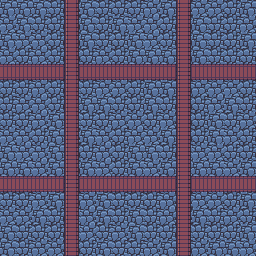

A 2D game scene composited from a Tiled map and its tileset images. What follows is a short description and the map's XML, with each tile layer's data collapsed to a summary:
An orthogonal 16x16 tile map with 16x16 px tiles, 3 tile layers (Tile Layer 1, Path Horizontal, Path Vertical), 2 tilesets and 12 objects.

<map version="1.0" orientation="orthogonal" renderorder="right-down" width="16" height="16" tilewidth="16" tileheight="16" nextobjectid="32">
 <tileset firstgid="1" name="Grass Tileset" tilewidth="16" tileheight="16">
  <image source="../Tilesets/grass_tileset.png" width="368" height="128" />
 </tileset>
 <tileset firstgid="185" name="Grass Tileset Expansion" tilewidth="16" tileheight="16">
  <image source="../Tilesets/grass_tileset_snow_expansion.png" width="352" height="224" />
 </tileset>
 <layer name="Tile Layer 1" width="16" height="16">
  <data>[256 cells, 256 non-empty, 3 distinct tile ids]</data>
 </layer>
 <layer name="Path Horizontal" width="16" height="16">
  <data>[256 cells, 32 non-empty, 1 distinct tile ids]</data>
 </layer>
 <layer name="Path Vertical" width="16" height="16">
  <data>[256 cells, 32 non-empty, 1 distinct tile ids]</data>
 </layer>
 <objectgroup name="Path">
  <object id="18" x="65" y="0.333333" width="14" height="255.333" />
  <object id="20" x="176.667" y="0" width="14.6667" height="256" />
  <object id="21" x="-0.333333" y="64" width="256.667" height="15.6667" />
  <object id="22" x="0.333333" y="176" width="256" height="16.3333" />
 </objectgroup>
 <objectgroup name="Waypoints">
  <object id="24" x="176" y="-8" width="16" height="16">
   <properties>
    <property name="NextWaypoints" value="-1" />
    <property name="WaypointID" value="3" />
    <property name="WaypointType" value="2" />
   </properties>
  </object>
  <object id="25" x="64" y="248" width="16" height="16">
   <properties>
    <property name="NextWaypoints" value="-1" />
    <property name="WaypointID" value="1" />
    <property name="WaypointType" value="2" />
   </properties>
  </object>
  <object id="26" x="248" y="64" width="16" height="16">
   <properties>
    <property name="NextWaypoints" value="-1" />
    <property name="WaypointID" value="5" />
    <property name="WaypointType" value="2" />
   </properties>
  </object>
  <object id="27" x="-8" y="176" width="16" height="16">
   <properties>
    <property name="NextWaypoints" value="-1" />
    <property name="WaypointID" value="7" />
    <property name="WaypointType" value="2" />
   </properties>
  </object>
  <object id="28" x="176" y="248" width="16" height="16">
   <properties>
    <property name="NextWaypoints" value="3" />
    <property name="WaypointID" value="2" />
    <property name="WaypointType" value="0" />
   </properties>
  </object>
  <object id="29" x="248" y="176" width="16" height="16">
   <properties>
    <property name="NextWaypoints" value="7" />
    <property name="WaypointID" value="6" />
    <property name="WaypointType" value="0" />
   </properties>
  </object>
  <object id="30" x="-8" y="64" width="16" height="16">
   <properties>
    <property name="NextWaypoints" value="5" />
    <property name="WaypointID" value="4" />
    <property name="WaypointType" value="0" />
   </properties>
  </object>
  <object id="31" x="64" y="-8" width="16" height="16">
   <properties>
    <property name="NextWaypoints" value="1" />
    <property name="WaypointID" value="0" />
    <property name="WaypointType" value="0" />
   </properties>
  </object>
 </objectgroup>
</map>
